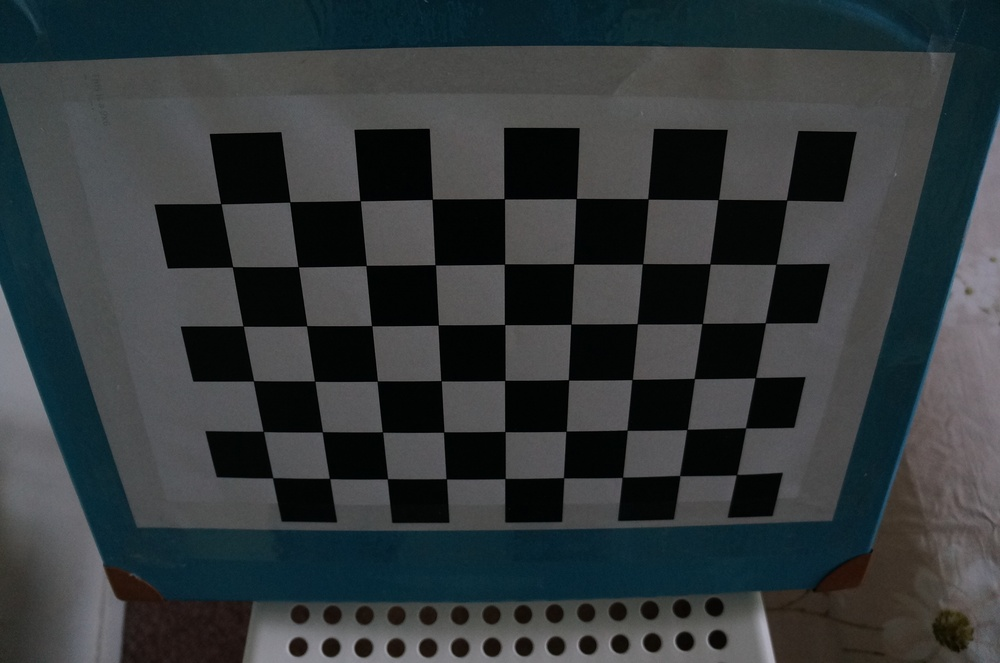
#> input picture calibrate/DSC01835.JPG, 1000 x 663 px, shrunk from 2448 x 1624 before the run; its folder holds only this picture in this run
$ python Calibration.py   (Python 2 division)
#> lines starting #> are read from the running program, lines starting #| are printed output that depends on the picture; long printed decimals are rounded
import numpy as np
import cv2
import os
from glob import glob

def readImages(image_dir):
    """ This function reads in input images from a image directory

    Note: This is implemented for you since its not really relevant to
    computational photography (+ time constraints).

    Args:
        image_dir (str): The image directory to get images from.

    Returns:
        images(list): List of images in image_dir. Each image in the list is of
                      type numpy.ndarray.

    """
#> called with image_dir = 'calibrate'
    extensions = ['bmp', 'pbm', 'pgm', 'ppm', 'sr', 'ras', 'jpeg',
                  'jpg', 'jpe', 'jp2', 'tiff', 'tif', 'png']

    search_paths = [os.path.join(image_dir, '*.' + ext) for ext in extensions]
    image_files = sorted(reduce(list.__add__, map(glob, search_paths)))
    images = [cv2.imread(f, cv2.IMREAD_UNCHANGED | cv2.IMREAD_COLOR)
              for f in image_files]
#> images = 1 item

    return images


criteria = (cv2.TERM_CRITERIA_EPS + cv2.TERM_CRITERIA_MAX_ITER, 30, 0.001)

objp = np.zeros((6*9,3), np.float32)
objp[:,:2] = np.mgrid[0:9,0:6].T.reshape(-1,2)

objpoints = [] # 3d point in real world space
imgpoints = [] # 2d points in image plane.
images = readImages("calibrate")
#> images = 1 item

i=0
for img in images:
    gray = cv2.cvtColor(img,cv2.COLOR_BGR2GRAY)
# Find the chess board corners
    ret, corners = cv2.findChessboardCorners(gray, (9,6),None)
# If found, add object points, image points (after refining them)
    print ret
    if ret == True:
        objpoints.append(objp)
        corners = cv2.cornerSubPix(gray,corners,(11,11),(-1,-1),criteria)
        imgpoints.append(corners)

        cv2.drawChessboardCorners(img, (9,6), corners,ret)
        cv2.imwrite('img'+ str(i)+".jpg",img)

        i+=1
#> this loop made 1 pass
#> (ret, i) on pass 1: (True, 1)
#> (printed output is left out)
#> pass 1, `gray = cv2.cvtColor(img,cv2.COLOR_BGR2GRAY)`:
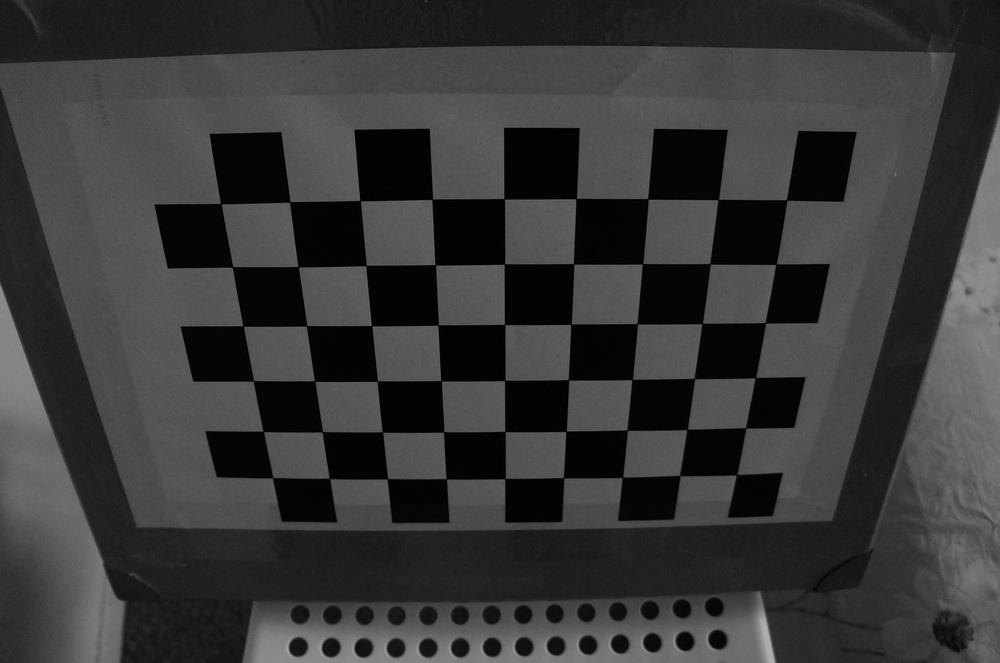
#> gray: shape (663, 1000); min 0, max 176, mean 55.4
#> pass 1, `cv2.imwrite('img'+ str(i)+".jpg",img)`:
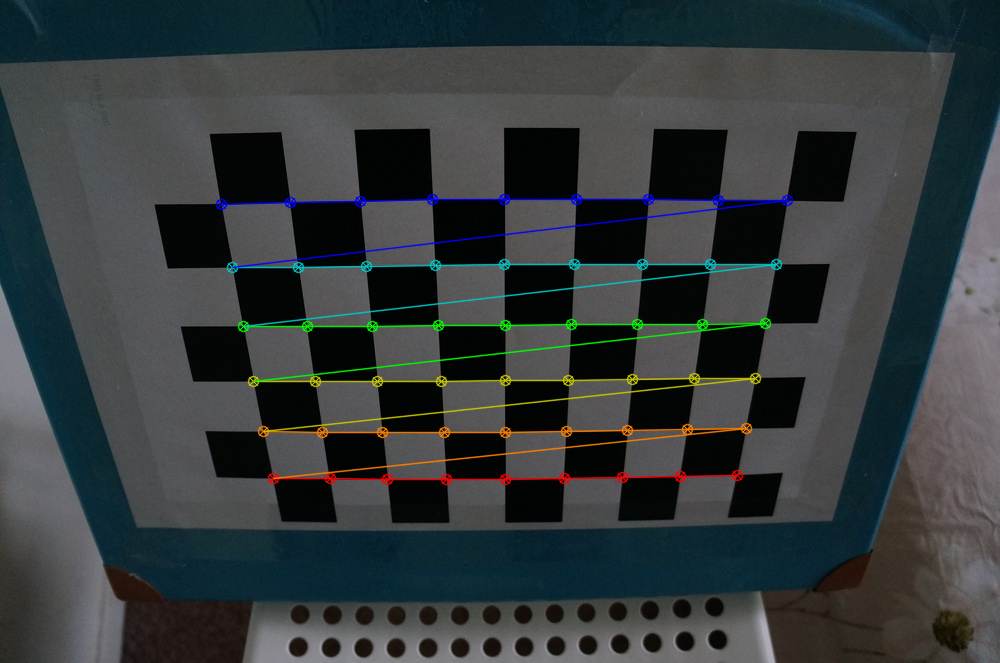
#> saved as img0.jpg: shape (663, 1000, 3); mean B, G, R 59.6, 58.5, 52.2
#> after the loop, i = 1; imgpoints = 1 item; objpoints = 1 item


ret, mtx, dist, rvecs, tvecs = cv2.calibrateCamera(objpoints, imgpoints, gray.shape[::-1],None,None)
#> ret = 0.229; mtx = [[704.1, 0, 500.7], [0, 696.1, 294.2], [0, 0, 1]]; dist = [[-0.0159, -1.44, 0.00628, 6.48e-05, 4.73]]; rvecs = ([-0.0058, -0.706, 3.06],); tvecs = ([4.07, 3.13, 11.92],)

print mtx
#| [[704.090   0.         500.667]
#|  [  0.         696.120 294.199]
#|  [  0.           0.           1.        ]]
print dist
#| [[-1.59003335e-02 -1.44262194e+00  6.28135315e-03  6.47947539e-05
#|    4.73496703e+00]]

$ run again, on calibrate/DSC01839.JPG
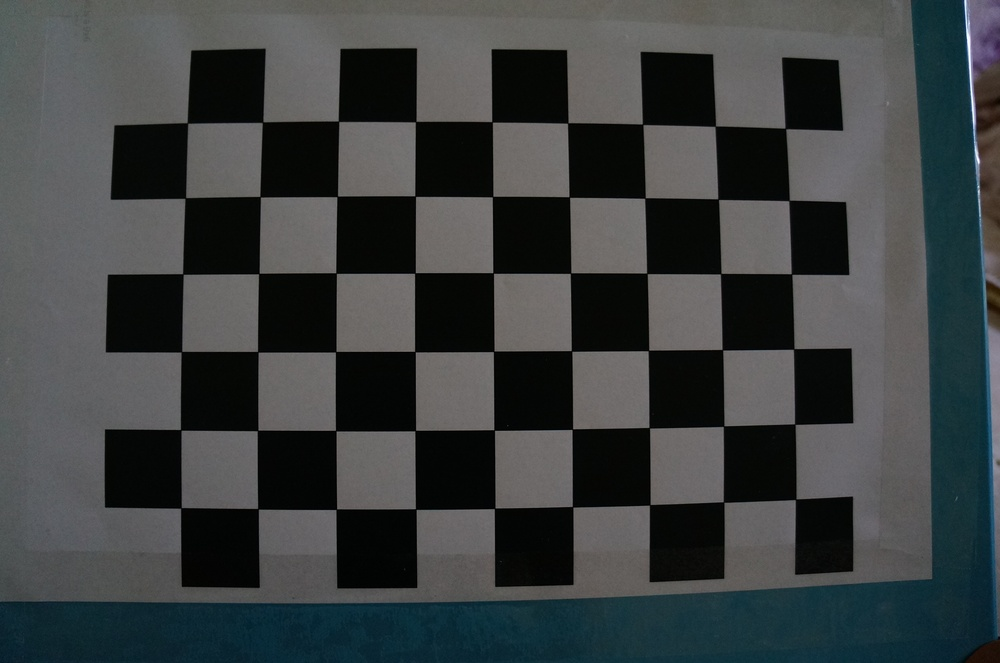
#> input picture calibrate/DSC01839.JPG, 1000 x 663 px, shrunk from 2448 x 1624 before the run
#> in readImages, `images = [cv2.imread(f, cv2.IMREAD_UNCHANGED | cv2.IMREAD_COLOR) for f..`: images = 1 item
#> the loop `for img in images:` made 1 pass
#> (ret, i) on pass 1: (True, 1)
#> (printed output is left out)
#> pass 1, `gray = cv2.cvtColor(img,cv2.COLOR_BGR2GRAY)`:
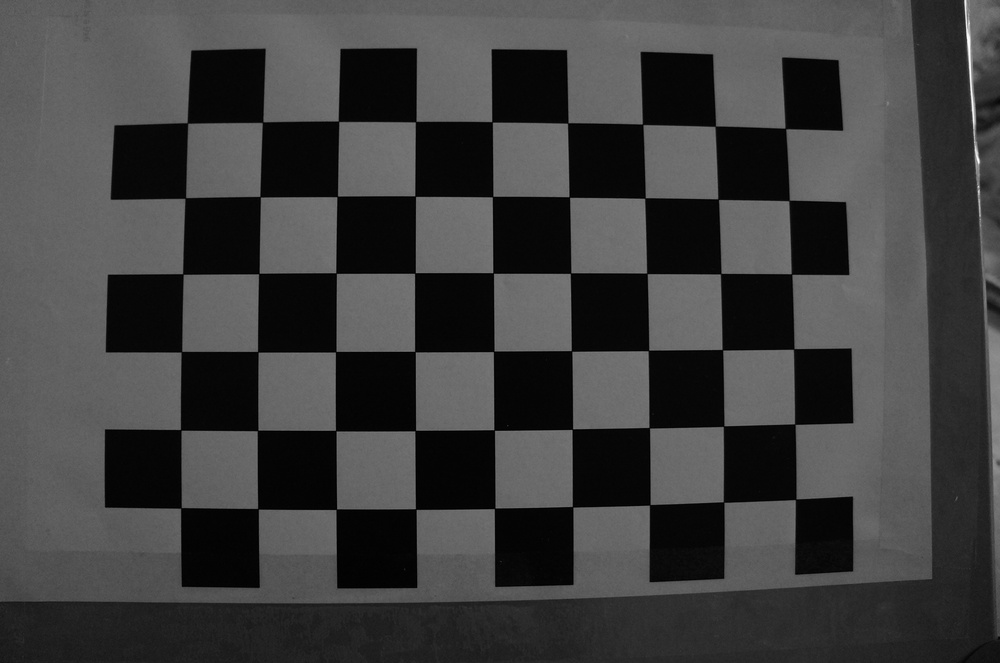
#> gray: shape (663, 1000); min 0, max 253, mean 62.9
#> pass 1, `cv2.imwrite('img'+ str(i)+".jpg",img)`:
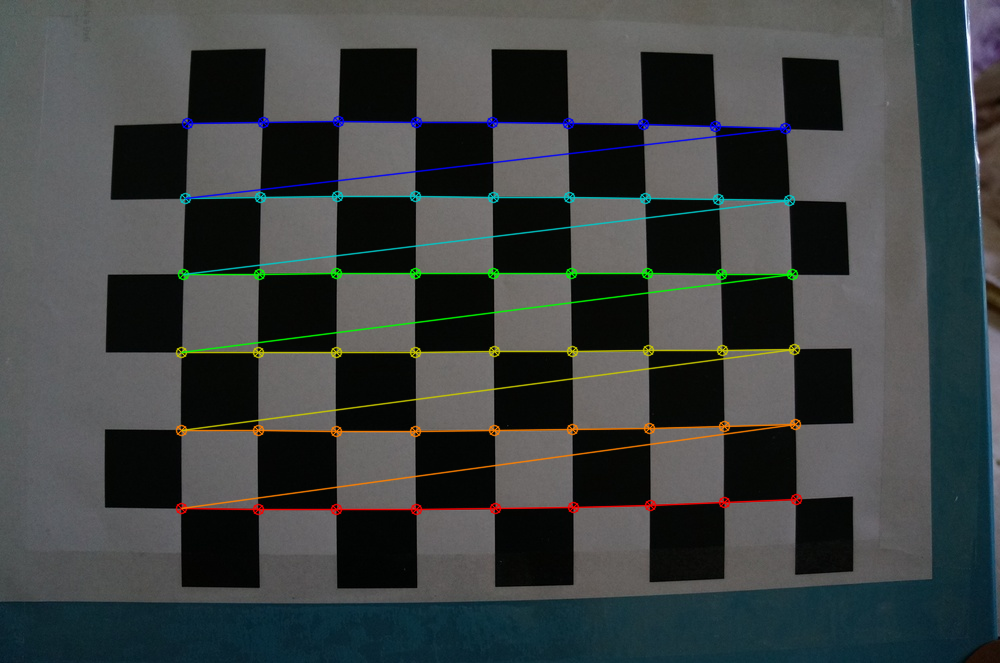
#> saved as img0.jpg: shape (663, 1000, 3); mean B, G, R 65.3, 65.7, 61
#> after the loop `for img in images:`: i = 1; imgpoints = 1 item
#> `ret, mtx, dist, rvecs, tvecs = cv2.calibrateCamera(objpoints, imgpoint..`: ret = 0.232; mtx = [[635.9, 0, 484.8], [0, 634.9, 338], [0, 0, 1]]; dist = [[-0.0902, -0.153, -0.00454, -0.000792, 0.38]]; rvecs = ([-0.0552, 0.0798, 3.14],); tvecs = ([4.12, 2.15, 8.12],)
#| [[635.937   0.         484.799]
#|  [  0.         634.939 338.000]
#|  [  0.           0.           1.        ]]
#| [[-0.09022 -0.1529 -0.004536 -0.0007916  0.3797]]

$ run again, on calibrate/DSC01840.JPG
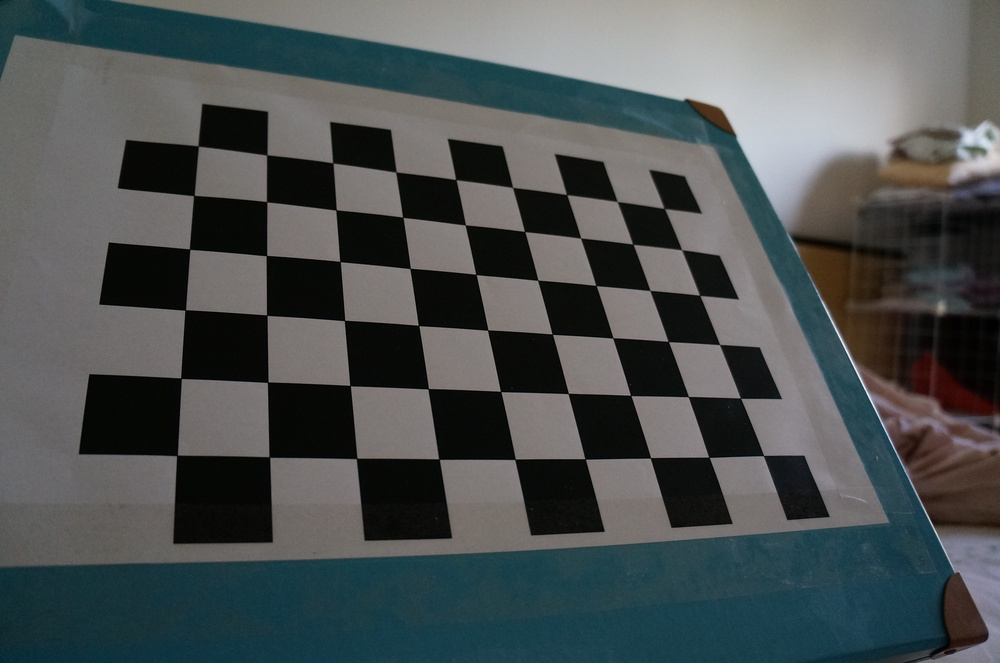
#> input picture calibrate/DSC01840.JPG, 1000 x 663 px, shrunk from 2448 x 1624 before the run
#> in readImages, `images = [cv2.imread(f, cv2.IMREAD_UNCHANGED | cv2.IMREAD_COLOR) for f..`: images = 1 item
#> the loop `for img in images:` made 1 pass
#> (ret, i) on pass 1: (True, 1)
#> (printed output is left out)
#> pass 1, `gray = cv2.cvtColor(img,cv2.COLOR_BGR2GRAY)`:
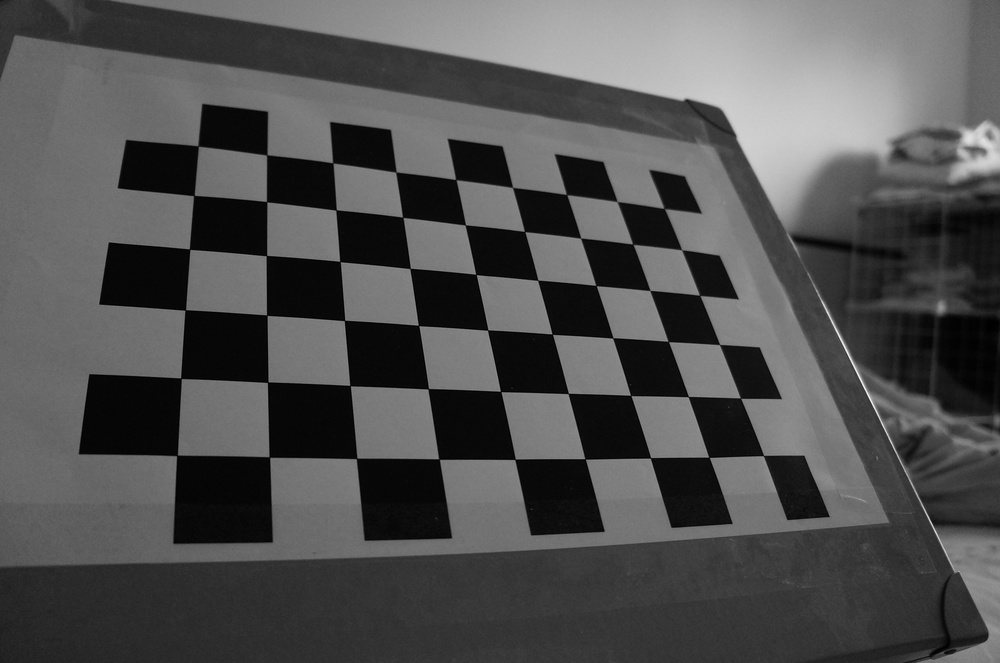
#> gray: shape (663, 1000); min 0, max 248, mean 80.4
#> pass 1, `cv2.imwrite('img'+ str(i)+".jpg",img)`:
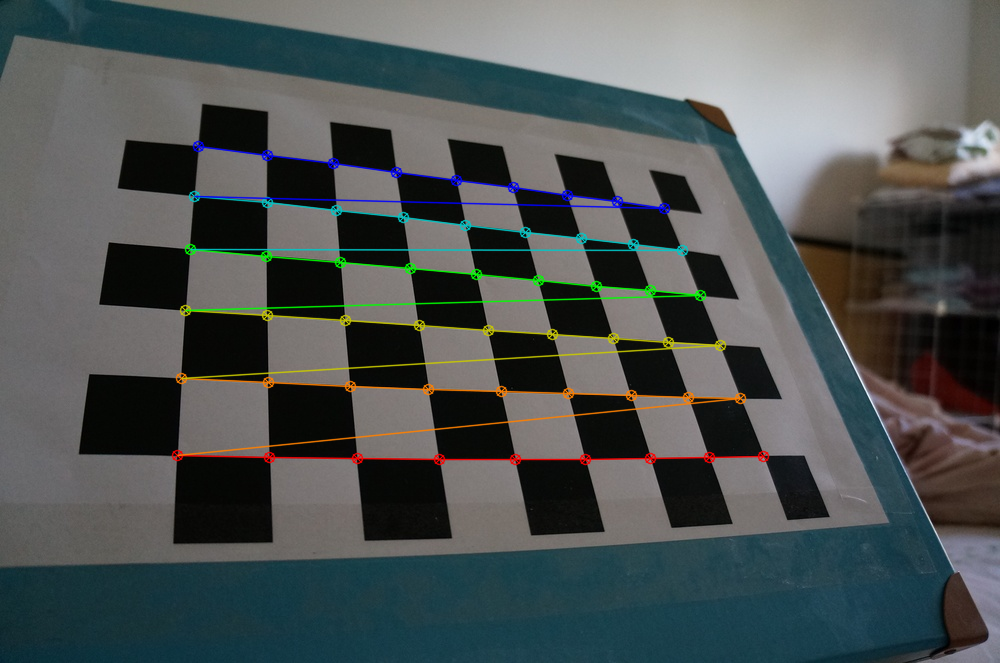
#> saved as img0.jpg: shape (663, 1000, 3); mean B, G, R 82.6, 83.2, 77.3
#> after the loop `for img in images:`: i = 1; imgpoints = 1 item
#> `ret, mtx, dist, rvecs, tvecs = cv2.calibrateCamera(objpoints, imgpoint..`: ret = 0.345; mtx = [[780.2, 0, 472.5], [0, 776.4, 316.6], [0, 0, 1]]; dist = [[-0.0567, -1.21, -0.00407, -0.00348, 4.03]]; rvecs = ([-0.556, 0.971, 2.88],); tvecs = ([4.27, 2.06, 11.07],)
#| [[780.213   0.         472.458]
#|  [  0.         776.355 316.587]
#|  [  0.           0.           1.        ]]
#| [[-5.67060333e-02 -1.21297952e+00 -4.07276000e-03 -3.47631665e-03
#|    4.02838300e+00]]

$ run again, on calibrate/DSC01841.JPG
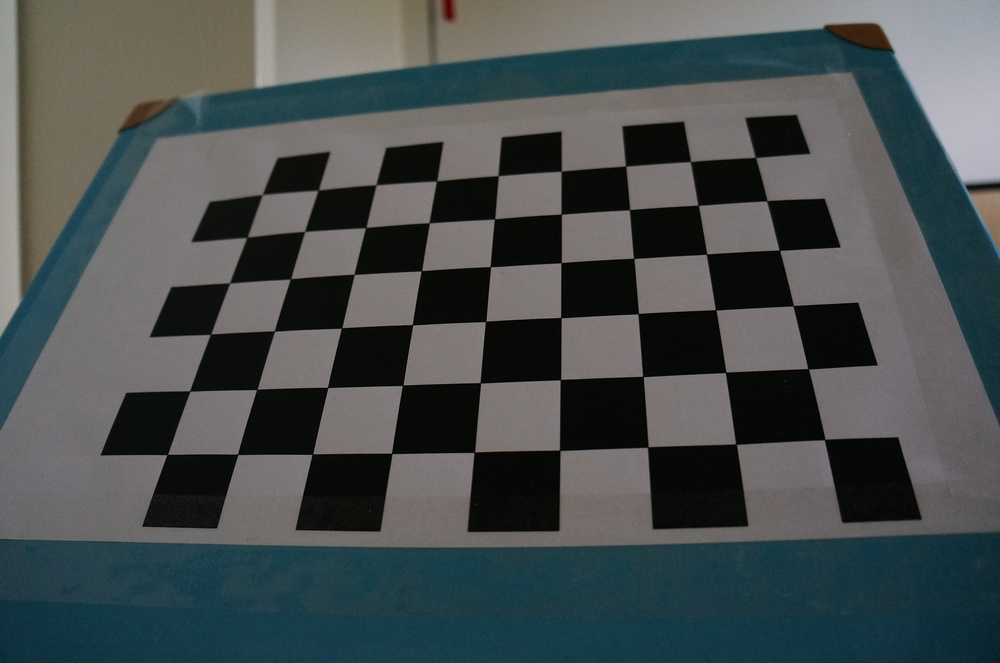
#> input picture calibrate/DSC01841.JPG, 1000 x 663 px, shrunk from 2448 x 1624 before the run
#> in readImages, `images = [cv2.imread(f, cv2.IMREAD_UNCHANGED | cv2.IMREAD_COLOR) for f..`: images = 1 item
#> the loop `for img in images:` made 1 pass
#> (ret, i) on pass 1: (True, 1)
#> (printed output is left out)
#> pass 1, `gray = cv2.cvtColor(img,cv2.COLOR_BGR2GRAY)`:
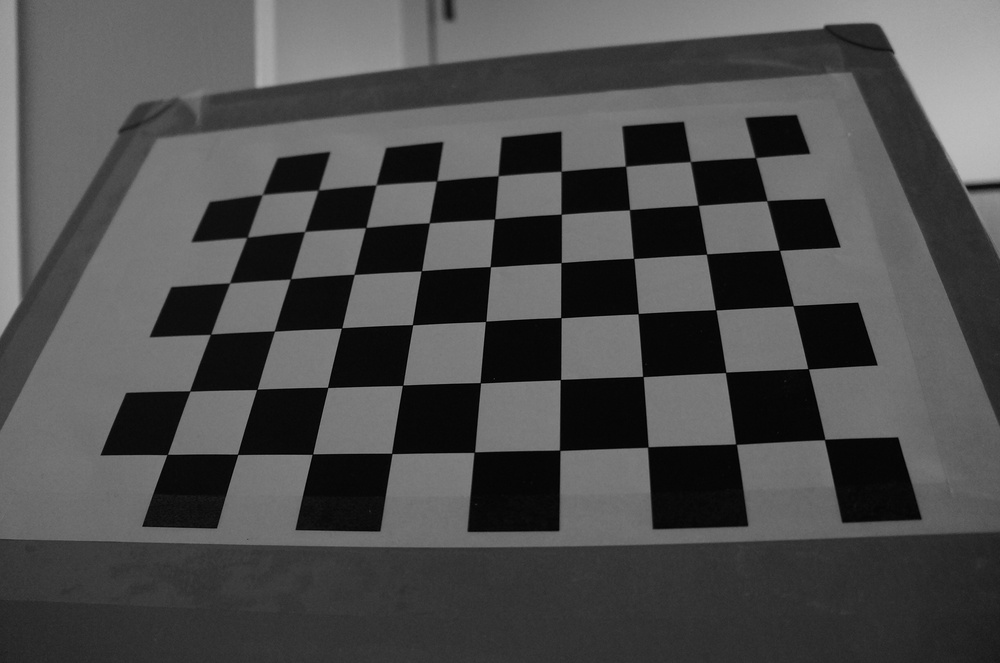
#> gray: shape (663, 1000); min 0, max 189, mean 76.9
#> pass 1, `cv2.imwrite('img'+ str(i)+".jpg",img)`:
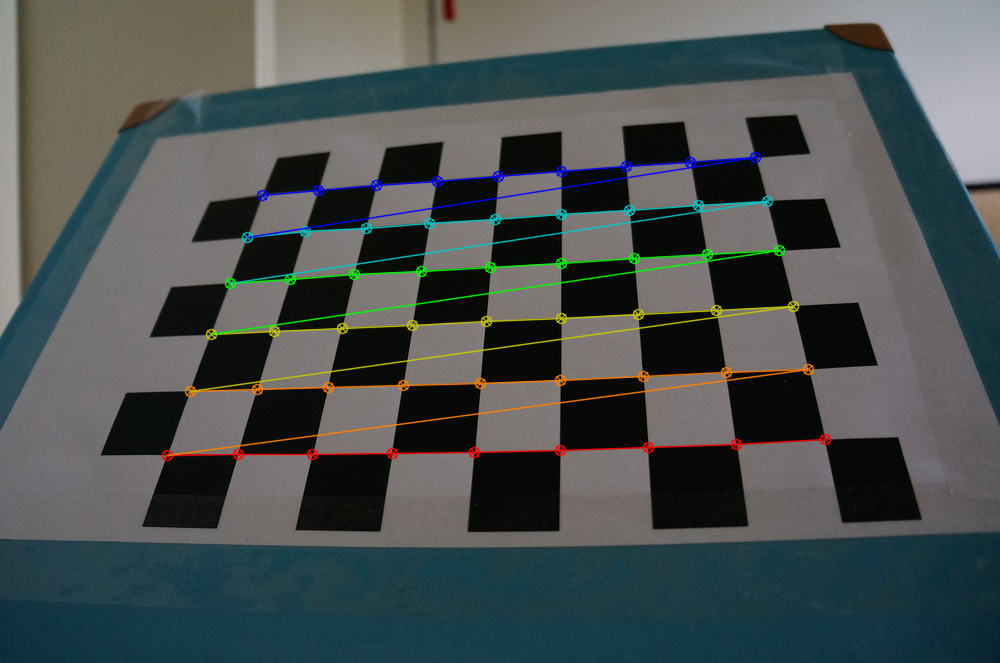
#> saved as img0.jpg: shape (663, 1000, 3); mean B, G, R 79.7, 80.3, 73.1
#> after the loop `for img in images:`: i = 1; imgpoints = 1 item
#> `ret, mtx, dist, rvecs, tvecs = cv2.calibrateCamera(objpoints, imgpoint..`: ret = 0.334; mtx = [[693.2, 0, 496.3], [0, 695.9, 386.5], [0, 0, 1]]; dist = [[-0.0655, -0.542, -0.0175, -0.00666, 1.37]]; rvecs = ([-0.239, -0.954, -2.97],); tvecs = ([3.7, 0.629, 7.48],)
#| [[693.216   0.         496.257]
#|  [  0.         695.922 386.459]
#|  [  0.           0.           1.        ]]
#| [[-0.06552 -0.5423 -0.01749 -0.006662  1.370]]
